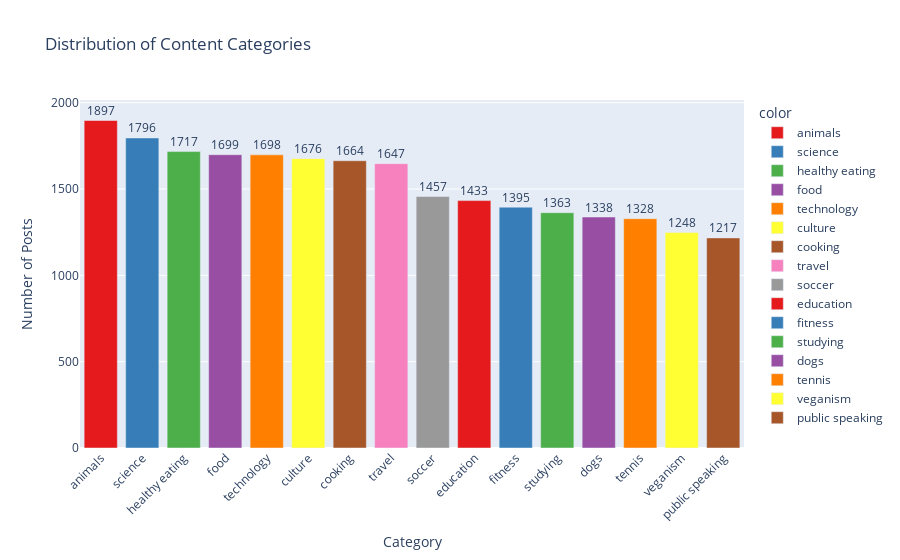
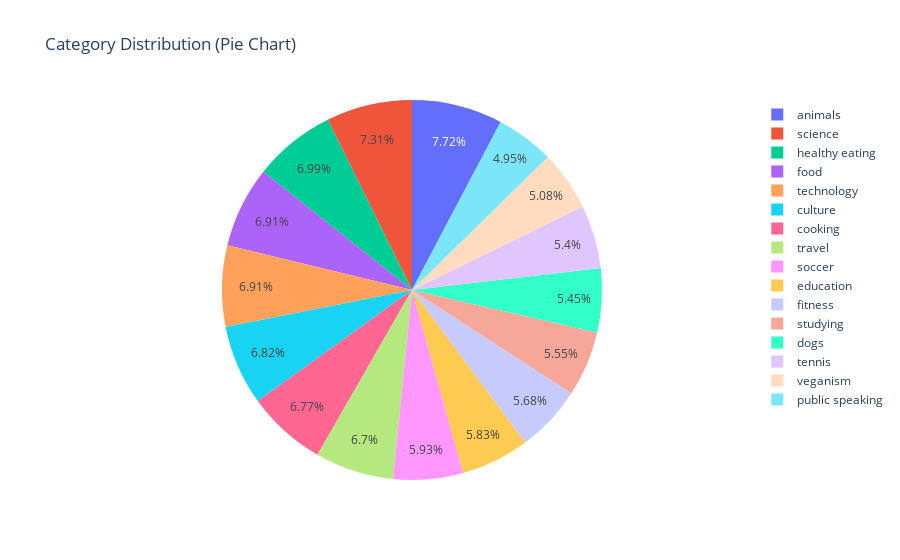
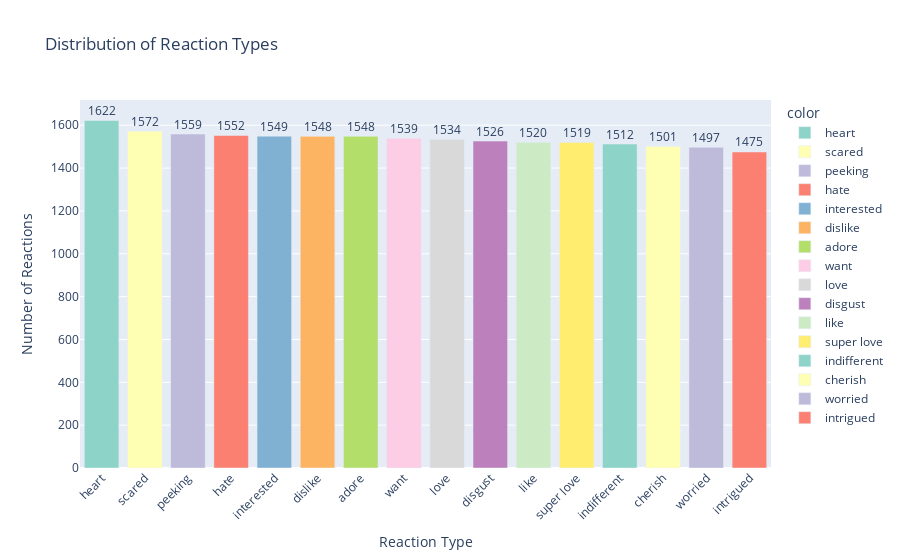
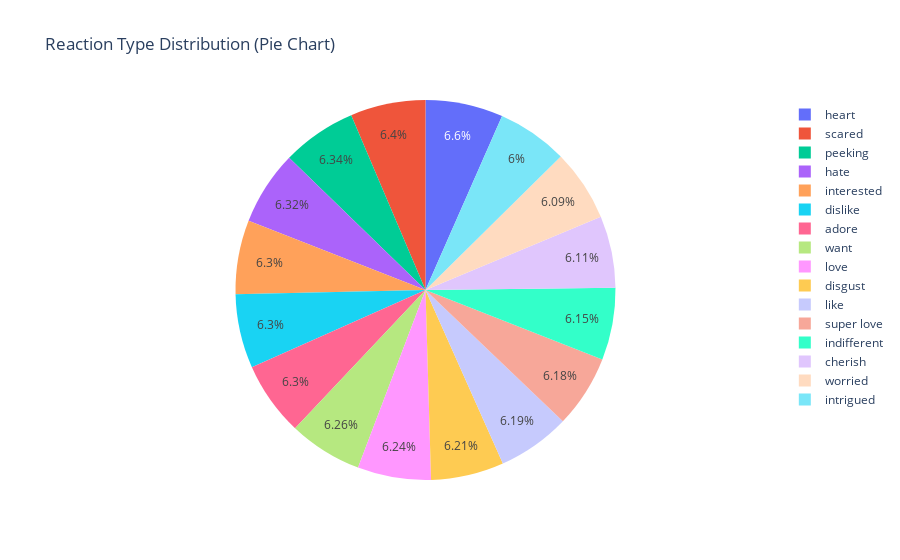

Notebook code for these charts, in order:
### Markdown cell above
Distribution of Categories

### Code cell
import pandas as pd
import plotly.express as px
import plotly.graph_objects as go

# Load the cleaned data
data = pd.read_csv('Cleaned Dataset.csv')

# -------------------------
# CATEGORY DISTRIBUTION
# -------------------------

# Count each category
category_counts = data['Category'].value_counts()

# Bar Chart for Category
fig_bar_cat = px.bar(
    x=category_counts.index,
    y=category_counts.values,
    labels={'x': 'Category', 'y': 'Number of Posts'},
    color=category_counts.index,
    title='Distribution of Content Categories',
    color_discrete_sequence=px.colors.qualitative.Set1
)

# Add number labels on top of each bar
for i, count in enumerate(category_counts.values):
    fig_bar_cat.add_annotation(
        x=category_counts.index[i],
        y=count,
        text=str(count),
        showarrow=False,
        yshift=10
    )

fig_bar_cat.update_layout(xaxis_tickangle=-45)
fig_bar_cat.show()

# Pie Chart for Category
fig_pie_cat = go.Figure(data=[go.Pie(labels=category_counts.index, values=category_counts.values)])
fig_pie_cat.update_layout(title='Category Distribution (Pie Chart)')
fig_pie_cat.show()

# -------------------------
# REACTION TYPE DISTRIBUTION
# -------------------------

# Count each reaction type
reaction_counts = data['reaction_type'].value_counts()

# Bar Chart for Reactions
fig_bar_react = px.bar(
    x=reaction_counts.index,
    y=reaction_counts.values,
    labels={'x': 'Reaction Type', 'y': 'Number of Reactions'},
    color=reaction_counts.index,
    title='Distribution of Reaction Types',
    color_discrete_sequence=px.colors.qualitative.Set3
)

# Add number labels on each bar
for i, count in enumerate(reaction_counts.values):
    fig_bar_react.add_annotation(
        x=reaction_counts.index[i],
        y=count,
        text=str(count),
        showarrow=False,
        yshift=10
    )

fig_bar_react.update_layout(xaxis_tickangle=-45)
fig_bar_react.show()

# Pie Chart for Reaction Types
fig_pie_react = go.Figure(data=[go.Pie(labels=reaction_counts.index, values=reaction_counts.values)])
fig_pie_react.update_layout(title='Reaction Type Distribution (Pie Chart)')
fig_pie_react.show()

### Figure 1 — Plotly figure (JSON) as saved in the notebook; plotly's stock layout.template omitted (floating-point values rounded to 4 significant figures)
{"data": [{"hovertemplate": "color=animals<br>Category=%{x}<br>Number of Posts=%{y}<extra></extra>", "legendgroup": "animals", "marker": {"color": "rgb(228,26,28)", "pattern": {"shape": ""}}, "name": "animals", "orientation": "v", "showlegend": true, "textposition": "auto", "type": "bar", "x": ["animals"], "xaxis": "x", "y": [1897], "yaxis": "y"}, {"hovertemplate": "color=science<br>Category=%{x}<br>Number of Posts=%{y}<extra></extra>", "legendgroup": "science", "marker": {"color": "rgb(55,126,184)", "pattern": {"shape": ""}}, "name": "science", "orientation": "v", "showlegend": true, "textposition": "auto", "type": "bar", "x": ["science"], "xaxis": "x", "y": [1796], "yaxis": "y"}, {"hovertemplate": "color=healthy eating<br>Category=%{x}<br>Number of Posts=%{y}<extra></extra>", "legendgroup": "healthy eating", "marker": {"color": "rgb(77,175,74)", "pattern": {"shape": ""}}, "name": "healthy eating", "orientation": "v", "showlegend": true, "textposition": "auto", "type": "bar", "x": ["healthy eating"], "xaxis": "x", "y": [1717], "yaxis": "y"}, {"hovertemplate": "color=food<br>Category=%{x}<br>Number of Posts=%{y}<extra></extra>", "legendgroup": "food", "marker": {"color": "rgb(152,78,163)", "pattern": {"shape": ""}}, "name": "food", "orientation": "v", "showlegend": true, "textposition": "auto", "type": "bar", "x": ["food"], "xaxis": "x", "y": [1699], "yaxis": "y"}, {"hovertemplate": "color=technology<br>Category=%{x}<br>Number of Posts=%{y}<extra></extra>", "legendgroup": "technology", "marker": {"color": "rgb(255,127,0)", "pattern": {"shape": ""}}, "name": "technology", "orientation": "v", "showlegend": true, "textposition": "auto", "type": "bar", "x": ["technology"], "xaxis": "x", "y": [1698], "yaxis": "y"}, {"hovertemplate": "color=culture<br>Category=%{x}<br>Number of Posts=%{y}<extra></extra>", "legendgroup": "culture", "marker": {"color": "rgb(255,255,51)", "pattern": {"shape": ""}}, "name": "culture", "orientation": "v", "showlegend": true, "textposition": "auto", "type": "bar", "x": ["culture"], "xaxis": "x", "y": [1676], "yaxis": "y"}, {"hovertemplate": "color=cooking<br>Category=%{x}<br>Number of Posts=%{y}<extra></extra>", "legendgroup": "cooking", "marker": {"color": "rgb(166,86,40)", "pattern": {"shape": ""}}, "name": "cooking", "orientation": "v", "showlegend": true, "textposition": "auto", "type": "bar", "x": ["cooking"], "xaxis": "x", "y": [1664], "yaxis": "y"}, {"hovertemplate": "color=travel<br>Category=%{x}<br>Number of Posts=%{y}<extra></extra>", "legendgroup": "travel", "marker": {"color": "rgb(247,129,191)", "pattern": {"shape": ""}}, "name": "travel", "orientation": "v", "showlegend": true, "textposition": "auto", "type": "bar", "x": ["travel"], "xaxis": "x", "y": [1647], "yaxis": "y"}, {"hovertemplate": "color=soccer<br>Category=%{x}<br>Number of Posts=%{y}<extra></extra>", "legendgroup": "soccer", "marker": {"color": "rgb(153,153,153)", "pattern": {"shape": ""}}, "name": "soccer", "orientation": "v", "showlegend": true, "textposition": "auto", "type": "bar", "x": ["soccer"], "xaxis": "x", "y": [1457], "yaxis": "y"}, {"hovertemplate": "color=education<br>Category=%{x}<br>Number of Posts=%{y}<extra></extra>", "legendgroup": "education", "marker": {"color": "rgb(228,26,28)", "pattern": {"shape": ""}}, "name": "education", "orientation": "v", "showlegend": true, "textposition": "auto", "type": "bar", "x": ["education"], "xaxis": "x", "y": [1433], "yaxis": "y"}, {"hovertemplate": "color=fitness<br>Category=%{x}<br>Number of Posts=%{y}<extra></extra>", "legendgroup": "fitness", "marker": {"color": "rgb(55,126,184)", "pattern": {"shape": ""}}, "name": "fitness", "orientation": "v", "showlegend": true, "textposition": "auto", "type": "bar", "x": ["fitness"], "xaxis": "x", "y": [1395], "yaxis": "y"}, {"hovertemplate": "color=studying<br>Category=%{x}<br>Number of Posts=%{y}<extra></extra>", "legendgroup": "studying", "marker": {"color": "rgb(77,175,74)", "pattern": {"shape": ""}}, "name": "studying", "orientation": "v", "showlegend": true, "textposition": "auto", "type": "bar", "x": ["studying"], "xaxis": "x", "y": [1363], "yaxis": "y"}, {"hovertemplate": "color=dogs<br>Category=%{x}<br>Number of Posts=%{y}<extra></extra>", "legendgroup": "dogs", "marker": {"color": "rgb(152,78,163)", "pattern": {"shape": ""}}, "name": "dogs", "orientation": "v", "showlegend": true, "textposition": "auto", "type": "bar", "x": ["dogs"], "xaxis": "x", "y": [1338], "yaxis": "y"}, {"hovertemplate": "color=tennis<br>Category=%{x}<br>Number of Posts=%{y}<extra></extra>", "legendgroup": "tennis", "marker": {"color": "rgb(255,127,0)", "pattern": {"shape": ""}}, "name": "tennis", "orientation": "v", "showlegend": true, "textposition": "auto", "type": "bar", "x": ["tennis"], "xaxis": "x", "y": [1328], "yaxis": "y"}, {"hovertemplate": "color=veganism<br>Category=%{x}<br>Number of Posts=%{y}<extra></extra>", "legendgroup": "veganism", "marker": {"color": "rgb(255,255,51)", "pattern": {"shape": ""}}, "name": "veganism", "orientation": "v", "showlegend": true, "textposition": "auto", "type": "bar", "x": ["veganism"], "xaxis": "x", "y": [1248], "yaxis": "y"}, {"hovertemplate": "color=public speaking<br>Category=%{x}<br>Number of Posts=%{y}<extra></extra>", "legendgroup": "public speaking", "marker": {"color": "rgb(166,86,40)", "pattern": {"shape": ""}}, "name": "public speaking", "orientation": "v", "showlegend": true, "textposition": "auto", "type": "bar", "x": ["public speaking"], "xaxis": "x", "y": [1217], "yaxis": "y"}], "layout": {"annotations": [{"showarrow": false, "text": "1897", "x": "animals", "y": 1897, "yshift": 10}, {"showarrow": false, "text": "1796", "x": "science", "y": 1796, "yshift": 10}, {"showarrow": false, "text": "1717", "x": "healthy eating", "y": 1717, "yshift": 10}, {"showarrow": false, "text": "1699", "x": "food", "y": 1699, "yshift": 10}, {"showarrow": false, "text": "1698", "x": "technology", "y": 1698, "yshift": 10}, {"showarrow": false, "text": "1676", "x": "culture", "y": 1676, "yshift": 10}, {"showarrow": false, "text": "1664", "x": "cooking", "y": 1664, "yshift": 10}, {"showarrow": false, "text": "1647", "x": "travel", "y": 1647, "yshift": 10}, {"showarrow": false, "text": "1457", "x": "soccer", "y": 1457, "yshift": 10}, {"showarrow": false, "text": "1433", "x": "education", "y": 1433, "yshift": 10}, {"showarrow": false, "text": "1395", "x": "fitness", "y": 1395, "yshift": 10}, {"showarrow": false, "text": "1363", "x": "studying", "y": 1363, "yshift": 10}, {"showarrow": false, "text": "1338", "x": "dogs", "y": 1338, "yshift": 10}, {"showarrow": false, "text": "1328", "x": "tennis", "y": 1328, "yshift": 10}, {"showarrow": false, "text": "1248", "x": "veganism", "y": 1248, "yshift": 10}, {"showarrow": false, "text": "1217", "x": "public speaking", "y": 1217, "yshift": 10}], "barmode": "relative", "legend": {"title": {"text": "color"}, "tracegroupgap": 0}, "title": {"text": "Distribution of Content Categories"}, "xaxis": {"anchor": "y", "domain": [0, 1], "tickangle": -45, "title": {"text": "Category"}}, "yaxis": {"anchor": "x", "domain": [0, 1], "title": {"text": "Number of Posts"}}}}

### Figure 2 — Plotly figure (JSON) as saved in the notebook; plotly's stock layout.template omitted (floating-point values rounded to 4 significant figures)
{"data": [{"labels": ["animals", "science", "healthy eating", "food", "technology", "culture", "cooking", "travel", "soccer", "education", "fitness", "studying", "dogs", "tennis", "veganism", "public speaking"], "type": "pie", "values": [1897, 1796, 1717, 1699, 1698, 1676, 1664, 1647, 1457, 1433, 1395, 1363, 1338, 1328, 1248, 1217]}], "layout": {"title": {"text": "Category Distribution (Pie Chart)"}}}

### Figure 3 — Plotly figure (JSON) as saved in the notebook; plotly's stock layout.template omitted (floating-point values rounded to 4 significant figures)
{"data": [{"hovertemplate": "color=heart<br>Reaction Type=%{x}<br>Number of Reactions=%{y}<extra></extra>", "legendgroup": "heart", "marker": {"color": "rgb(141,211,199)", "pattern": {"shape": ""}}, "name": "heart", "orientation": "v", "showlegend": true, "textposition": "auto", "type": "bar", "x": ["heart"], "xaxis": "x", "y": [1622], "yaxis": "y"}, {"hovertemplate": "color=scared<br>Reaction Type=%{x}<br>Number of Reactions=%{y}<extra></extra>", "legendgroup": "scared", "marker": {"color": "rgb(255,255,179)", "pattern": {"shape": ""}}, "name": "scared", "orientation": "v", "showlegend": true, "textposition": "auto", "type": "bar", "x": ["scared"], "xaxis": "x", "y": [1572], "yaxis": "y"}, {"hovertemplate": "color=peeking<br>Reaction Type=%{x}<br>Number of Reactions=%{y}<extra></extra>", "legendgroup": "peeking", "marker": {"color": "rgb(190,186,218)", "pattern": {"shape": ""}}, "name": "peeking", "orientation": "v", "showlegend": true, "textposition": "auto", "type": "bar", "x": ["peeking"], "xaxis": "x", "y": [1559], "yaxis": "y"}, {"hovertemplate": "color=hate<br>Reaction Type=%{x}<br>Number of Reactions=%{y}<extra></extra>", "legendgroup": "hate", "marker": {"color": "rgb(251,128,114)", "pattern": {"shape": ""}}, "name": "hate", "orientation": "v", "showlegend": true, "textposition": "auto", "type": "bar", "x": ["hate"], "xaxis": "x", "y": [1552], "yaxis": "y"}, {"hovertemplate": "color=interested<br>Reaction Type=%{x}<br>Number of Reactions=%{y}<extra></extra>", "legendgroup": "interested", "marker": {"color": "rgb(128,177,211)", "pattern": {"shape": ""}}, "name": "interested", "orientation": "v", "showlegend": true, "textposition": "auto", "type": "bar", "x": ["interested"], "xaxis": "x", "y": [1549], "yaxis": "y"}, {"hovertemplate": "color=dislike<br>Reaction Type=%{x}<br>Number of Reactions=%{y}<extra></extra>", "legendgroup": "dislike", "marker": {"color": "rgb(253,180,98)", "pattern": {"shape": ""}}, "name": "dislike", "orientation": "v", "showlegend": true, "textposition": "auto", "type": "bar", "x": ["dislike"], "xaxis": "x", "y": [1548], "yaxis": "y"}, {"hovertemplate": "color=adore<br>Reaction Type=%{x}<br>Number of Reactions=%{y}<extra></extra>", "legendgroup": "adore", "marker": {"color": "rgb(179,222,105)", "pattern": {"shape": ""}}, "name": "adore", "orientation": "v", "showlegend": true, "textposition": "auto", "type": "bar", "x": ["adore"], "xaxis": "x", "y": [1548], "yaxis": "y"}, {"hovertemplate": "color=want<br>Reaction Type=%{x}<br>Number of Reactions=%{y}<extra></extra>", "legendgroup": "want", "marker": {"color": "rgb(252,205,229)", "pattern": {"shape": ""}}, "name": "want", "orientation": "v", "showlegend": true, "textposition": "auto", "type": "bar", "x": ["want"], "xaxis": "x", "y": [1539], "yaxis": "y"}, {"hovertemplate": "color=love<br>Reaction Type=%{x}<br>Number of Reactions=%{y}<extra></extra>", "legendgroup": "love", "marker": {"color": "rgb(217,217,217)", "pattern": {"shape": ""}}, "name": "love", "orientation": "v", "showlegend": true, "textposition": "auto", "type": "bar", "x": ["love"], "xaxis": "x", "y": [1534], "yaxis": "y"}, {"hovertemplate": "color=disgust<br>Reaction Type=%{x}<br>Number of Reactions=%{y}<extra></extra>", "legendgroup": "disgust", "marker": {"color": "rgb(188,128,189)", "pattern": {"shape": ""}}, "name": "disgust", "orientation": "v", "showlegend": true, "textposition": "auto", "type": "bar", "x": ["disgust"], "xaxis": "x", "y": [1526], "yaxis": "y"}, {"hovertemplate": "color=like<br>Reaction Type=%{x}<br>Number of Reactions=%{y}<extra></extra>", "legendgroup": "like", "marker": {"color": "rgb(204,235,197)", "pattern": {"shape": ""}}, "name": "like", "orientation": "v", "showlegend": true, "textposition": "auto", "type": "bar", "x": ["like"], "xaxis": "x", "y": [1520], "yaxis": "y"}, {"hovertemplate": "color=super love<br>Reaction Type=%{x}<br>Number of Reactions=%{y}<extra></extra>", "legendgroup": "super love", "marker": {"color": "rgb(255,237,111)", "pattern": {"shape": ""}}, "name": "super love", "orientation": "v", "showlegend": true, "textposition": "auto", "type": "bar", "x": ["super love"], "xaxis": "x", "y": [1519], "yaxis": "y"}, {"hovertemplate": "color=indifferent<br>Reaction Type=%{x}<br>Number of Reactions=%{y}<extra></extra>", "legendgroup": "indifferent", "marker": {"color": "rgb(141,211,199)", "pattern": {"shape": ""}}, "name": "indifferent", "orientation": "v", "showlegend": true, "textposition": "auto", "type": "bar", "x": ["indifferent"], "xaxis": "x", "y": [1512], "yaxis": "y"}, {"hovertemplate": "color=cherish<br>Reaction Type=%{x}<br>Number of Reactions=%{y}<extra></extra>", "legendgroup": "cherish", "marker": {"color": "rgb(255,255,179)", "pattern": {"shape": ""}}, "name": "cherish", "orientation": "v", "showlegend": true, "textposition": "auto", "type": "bar", "x": ["cherish"], "xaxis": "x", "y": [1501], "yaxis": "y"}, {"hovertemplate": "color=worried<br>Reaction Type=%{x}<br>Number of Reactions=%{y}<extra></extra>", "legendgroup": "worried", "marker": {"color": "rgb(190,186,218)", "pattern": {"shape": ""}}, "name": "worried", "orientation": "v", "showlegend": true, "textposition": "auto", "type": "bar", "x": ["worried"], "xaxis": "x", "y": [1497], "yaxis": "y"}, {"hovertemplate": "color=intrigued<br>Reaction Type=%{x}<br>Number of Reactions=%{y}<extra></extra>", "legendgroup": "intrigued", "marker": {"color": "rgb(251,128,114)", "pattern": {"shape": ""}}, "name": "intrigued", "orientation": "v", "showlegend": true, "textposition": "auto", "type": "bar", "x": ["intrigued"], "xaxis": "x", "y": [1475], "yaxis": "y"}], "layout": {"annotations": [{"showarrow": false, "text": "1622", "x": "heart", "y": 1622, "yshift": 10}, {"showarrow": false, "text": "1572", "x": "scared", "y": 1572, "yshift": 10}, {"showarrow": false, "text": "1559", "x": "peeking", "y": 1559, "yshift": 10}, {"showarrow": false, "text": "1552", "x": "hate", "y": 1552, "yshift": 10}, {"showarrow": false, "text": "1549", "x": "interested", "y": 1549, "yshift": 10}, {"showarrow": false, "text": "1548", "x": "dislike", "y": 1548, "yshift": 10}, {"showarrow": false, "text": "1548", "x": "adore", "y": 1548, "yshift": 10}, {"showarrow": false, "text": "1539", "x": "want", "y": 1539, "yshift": 10}, {"showarrow": false, "text": "1534", "x": "love", "y": 1534, "yshift": 10}, {"showarrow": false, "text": "1526", "x": "disgust", "y": 1526, "yshift": 10}, {"showarrow": false, "text": "1520", "x": "like", "y": 1520, "yshift": 10}, {"showarrow": false, "text": "1519", "x": "super love", "y": 1519, "yshift": 10}, {"showarrow": false, "text": "1512", "x": "indifferent", "y": 1512, "yshift": 10}, {"showarrow": false, "text": "1501", "x": "cherish", "y": 1501, "yshift": 10}, {"showarrow": false, "text": "1497", "x": "worried", "y": 1497, "yshift": 10}, {"showarrow": false, "text": "1475", "x": "intrigued", "y": 1475, "yshift": 10}], "barmode": "relative", "legend": {"title": {"text": "color"}, "tracegroupgap": 0}, "title": {"text": "Distribution of Reaction Types"}, "xaxis": {"anchor": "y", "domain": [0, 1], "tickangle": -45, "title": {"text": "Reaction Type"}}, "yaxis": {"anchor": "x", "domain": [0, 1], "title": {"text": "Number of Reactions"}}}}

### Figure 4 — Plotly figure (JSON) as saved in the notebook; plotly's stock layout.template omitted (floating-point values rounded to 4 significant figures)
{"data": [{"labels": ["heart", "scared", "peeking", "hate", "interested", "dislike", "adore", "want", "love", "disgust", "like", "super love", "indifferent", "cherish", "worried", "intrigued"], "type": "pie", "values": [1622, 1572, 1559, 1552, 1549, 1548, 1548, 1539, 1534, 1526, 1520, 1519, 1512, 1501, 1497, 1475]}], "layout": {"title": {"text": "Reaction Type Distribution (Pie Chart)"}}}
